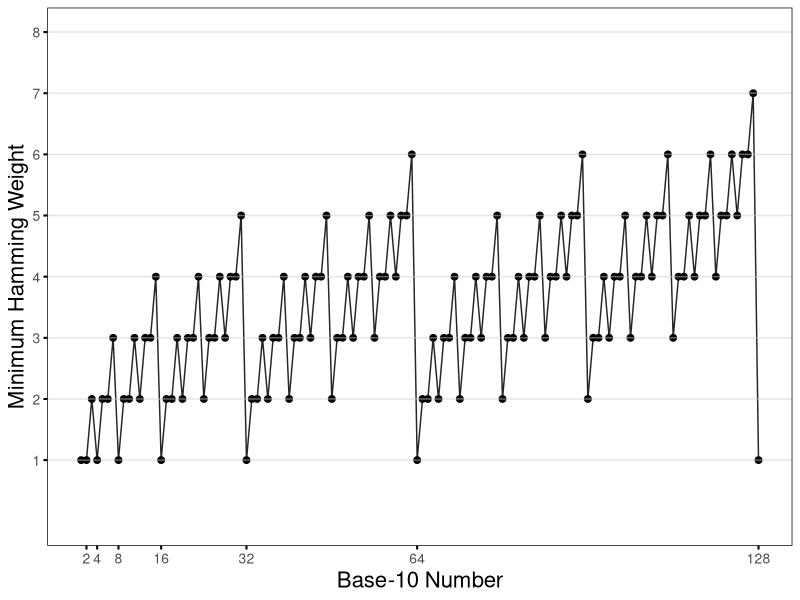

Recreate this plot in R.


#number of 1s in binary representation of number


library(tidyverse)
library(scales)

nums <- c(1: 2^10)

getones <- function(X){

	paste(rev(as.integer(intToBits(X))), collapse="") %>% strsplit(., "") %>% table() %>% as_tibble() %>% filter(.==1) %>% pull(n)
}

n.ones <- lapply(nums, function(t) getones(t)) %>% unlist()



data.frame(n=nums, n.ones=n.ones) %>% as_tibble() %>% ggplot(aes(x=n, y=n.ones)) + geom_point(size=2) + geom_line(alpha=0.85) + geom_hline(yintercept = c(1:10), color="grey80", alpha = 0.5)  + theme_minimal() + theme(panel.border = element_rect(color="black", fill="transparent")) + theme(panel.grid=element_blank())  + scale_y_continuous(name="Minimum Hamming Weight", limits=c(0,8), breaks=c(1:8)) + scale_x_continuous(name="Base-10 Number",limits=c(2^0, 2^7), breaks=2^c(1:7)) + theme(axis.text=element_text(size=10), axis.title=element_text(size=16), axis.ticks=element_line(color="black", size=0.7))